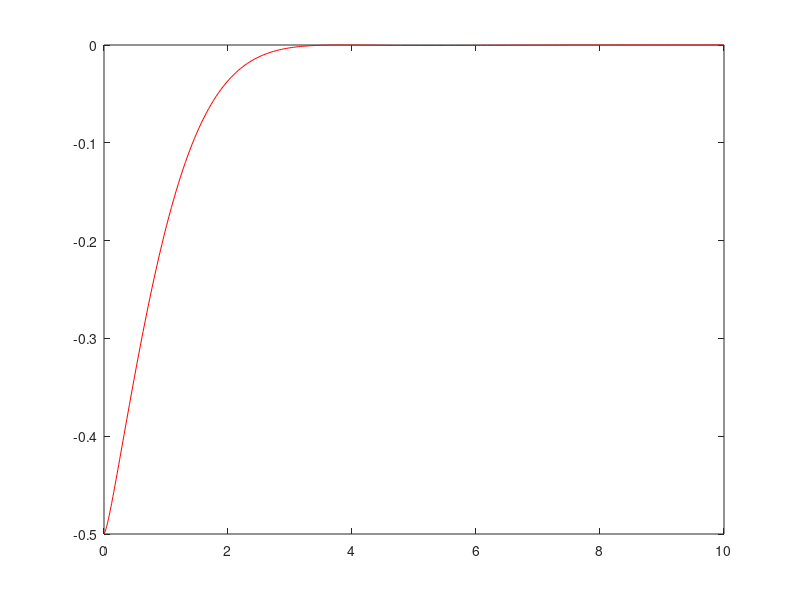
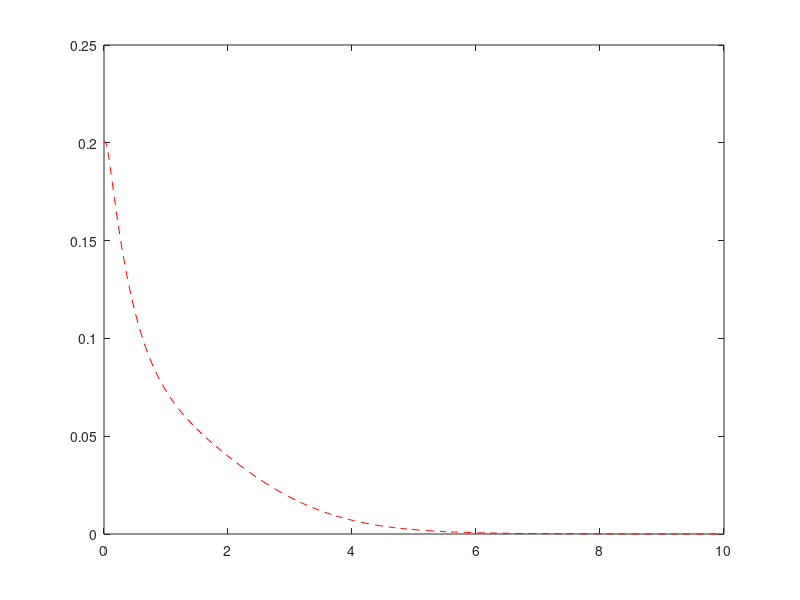
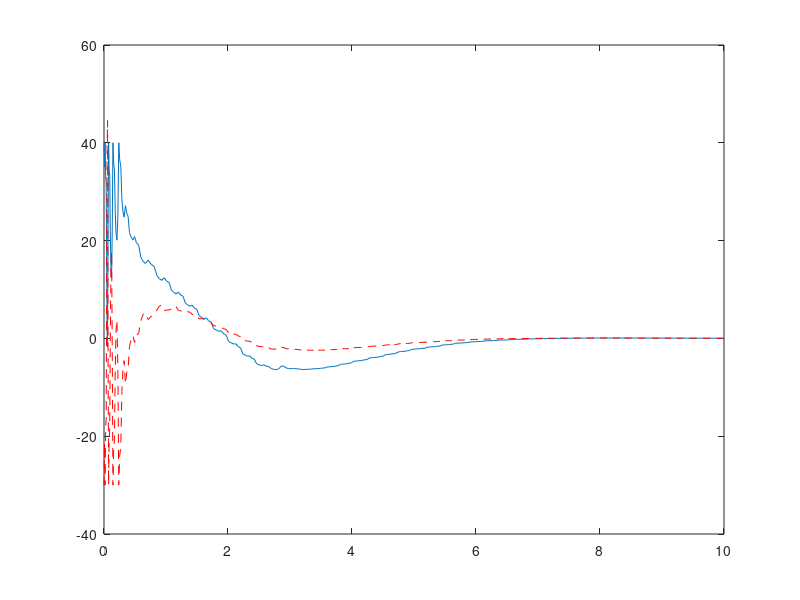

MATLAB code for these plots, in order:
function []= Pelican()
clc
clear all;
close all;

I1=10;  I2 = 10; m1=5; r1=.5; m2=5; r2=.5; l1=1; l2=1;

a = I1+I2+m1*r1^2+ m2*(l1^2+ r2^2);
b = m2*l1*r2;
d = I2+ m2*r2^2;

x0= [-0.5,0.2,0.1,0.1]; % Initial Condition - Format:[theta1,theta2,dtheta1,dtheta2]

tf=10;

%% Solve the closed-loop system nonlinear differential equation (PlanarArmODE) via ode45
%%ode45 solves the differential equation and returns X with respect to T.
global torque
torque=[];

[T,X] = ode45(@(t,x)planarArmODE(t,x),[0 tf],x0);

%% Plot Data
figure('Name','Theta_1 under PD SetPoint Control');
plot(T, X(:,1),'r-');
hold on

figure('Name','Theta_2 under PD SetPoint Control');
plot(T, X(:,2),'r--');
hold on

figure('Name','Input_PD control');
plot(T, torque(1,1:size(T,1)),'-' );
hold on
plot(T, torque(2,1:size(T,1)),'r--');

%torque=[];

%% Defining Functions

    function dx = planarArmODE(t,x)
        theta_d=[0;0]; % Desired Set-Point Position
        dtheta_d=[0;0]; % Desired velocity (Derivative of theta_d)
        ddtheta_d=[0;0];
        theta= x(1:2,1);
        dtheta= x(3:4,1);
        
        
        global Mmat Cmat
        Mmat = [a+2*b*cos(x(2)), d+b*cos(x(2));  d+b*cos(x(2)), d];
        Cmat = [-b*sin(x(2))*x(4), -b*sin(x(2))*(x(3)+x(4)); b*sin(x(2))*x(3),0];
        invM = inv(Mmat);
        invMC = invM*Cmat;
        
        tau = PDControl(theta_d,dtheta_d,ddtheta_d,theta,dtheta);
            
        
        torque =[torque, tau];
        dx=zeros(4,1);
        dx(1) = x(3); %dtheta1
        dx(2) = x(4); %dtheta2
        dx(3:4) = -invMC* x(3:4) +invM*tau; % because ddot theta = -M^{-1}(C \dot Theta) + M^{-1} tau
    end


 function tau = PDControl(theta_d,dtheta_d,ddtheta_d,theta,dtheta)
        Kp=100*eye(2);
        Kv=100*eye(2);
        e=theta_d-theta; % position error
        de = dtheta_d - dtheta; % velocity error
        tau = Kp*e + Kv*de;
    end
    
disp('Finish.');

end
